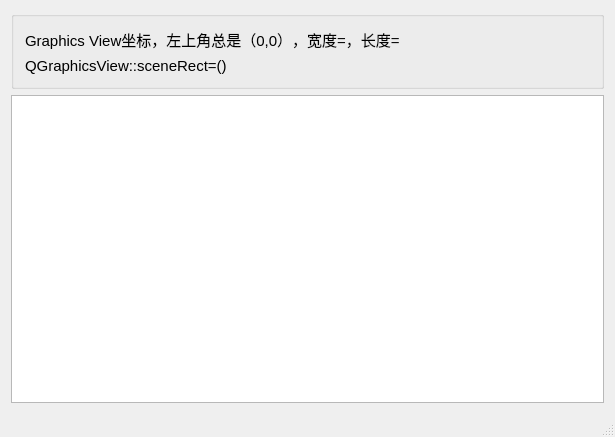
<?xml version="1.0" encoding="UTF-8"?>
<ui version="4.0">
 <class>MainWindow</class>
 <widget class="QMainWindow" name="MainWindow">
  <property name="geometry">
   <rect>
    <x>0</x>
    <y>0</y>
    <width>615</width>
    <height>437</height>
   </rect>
  </property>
  <property name="font">
   <font>
    <pointsize>11</pointsize>
   </font>
  </property>
  <property name="windowTitle">
   <string>View/Scene/Item基本关系和坐标变换</string>
  </property>
  <widget class="QWidget" name="centralWidget">
   <layout class="QVBoxLayout" name="verticalLayout_2">
    <item>
     <widget class="QGroupBox" name="groupBox">
      <property name="title">
       <string/>
      </property>
      <layout class="QVBoxLayout" name="verticalLayout">
       <item>
        <widget class="QLabel" name="labViewSize">
         <property name="text">
          <string>Graphics View坐标，左上角总是（0,0），宽度=，长度=</string>
         </property>
        </widget>
       </item>
       <item>
        <widget class="QLabel" name="LabSceneRect">
         <property name="text">
          <string>QGraphicsView::sceneRect=()</string>
         </property>
        </widget>
       </item>
      </layout>
     </widget>
    </item>
    <item>
     <widget class="QWGraphicsView" name="View"/>
    </item>
   </layout>
  </widget>
  <widget class="QStatusBar" name="statusBar"/>
 </widget>
 <layoutdefault spacing="6" margin="11"/>
 <customwidgets>
  <customwidget>
   <class>QWGraphicsView</class>
   <extends>QGraphicsView</extends>
   <header location="global">qwgraphicsview.h</header>
  </customwidget>
 </customwidgets>
 <resources/>
 <connections/>
</ui>
